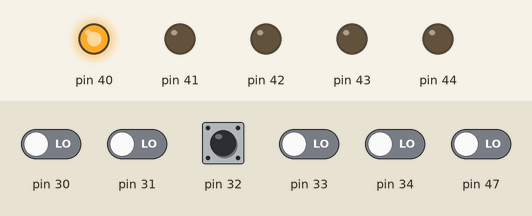
This sketch was run on a simulated Arduino Mega 2560, built with avr-gcc and run on an emulated ATmega2560. On the bench: output pins drawn as LEDs (lit = HIGH). Inputs (shaded band) come from the test bench; at power-on: pin 30–34, pin 47 LOW. What the sketch prints to the serial monitor is not drawn.

Above: at 0.1 s.
At 1.2 s:
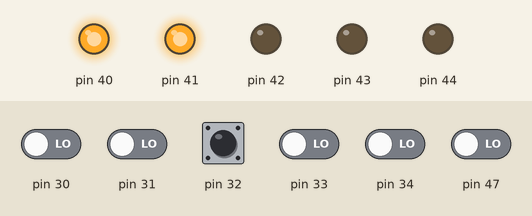
1.3 s: pin 47 driven HIGH
At 4.9 s:
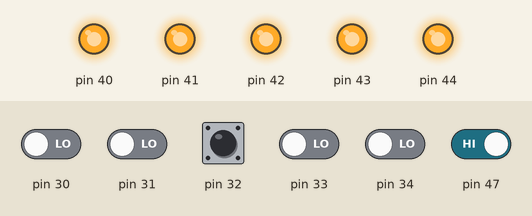
5.5 s: pin 47 driven LOW
16.5 s: pin 32 pulsed HIGH 5 times (0.12 s each, 0.3 s apart)
Timing chart, 0 to 19.5 s (numbered marks = the images above; inputs shaded):
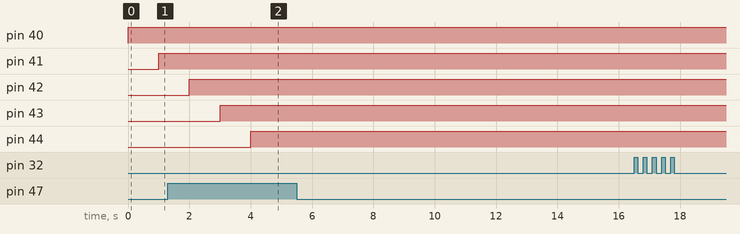

The sketch:

SensorTester.ino
```cpp
#define SensBR 4
#define SensFR 3
#define SensF 2
#define SensFL 1
#define SensBL 0


void setup() {
  Serial.begin (9600);
  for (int i = 0; i <= 4; i++) {
    pinMode(i + 40, OUTPUT);
    pinMode(i+30, INPUT);
  }
}

/*
 * This code checks all senseor.
 * the matrix of values will be available in 'serial monitor by the order (sensors):
 * BL | FL | F | FR | BR | White Line
 *
 * This code is very useful and important, and we run it evey time before a coding session
 */

void loop() {
  Serial.print(readSens(0));
  Serial.print(" | ");
  Serial.print(readSens(1));
  Serial.print(" | ");
  Serial.print(readSens(2));
  Serial.print(" | ");
  Serial.print(readSens(3));
  Serial.print(" | ");
  Serial.print(readSens(4));
  Serial.print(" | ");
  if (digitalRead(47) == HIGH)Serial.print("HIGH"); //47 for VENGEANCE, 45 for ENTERPRISE
  else Serial.print("LOW");
  Serial.println();
}

int readSens(int s) {
  digitalWrite((s + 40), LOW);
  delayMicroseconds(2);
  digitalWrite((s + 40), HIGH);
  delayMicroseconds(10);
  digitalWrite((s + 40), HIGH);
  int distance = pulseIn((s + 30), HIGH);
  //if (distance > 1914 || distance < 0) return 33;
  distance = distance / 58;
  return distance;
}
```
